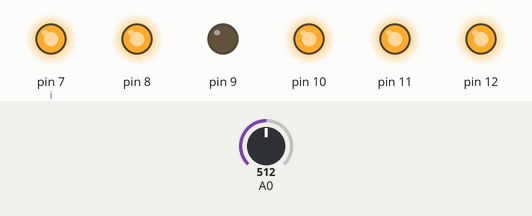
Recording of a sketch running on a simulated Arduino Uno, built with avr-gcc and run on an emulated ATmega328P. Shown: output pins drawn as LEDs (lit = HIGH). The inputs (shaded band) are chosen by the test bench; at power-on: A0 = 512.

Above: at 1.3 s.
1.4 s: A0 set to 1023
At 2.5 s:
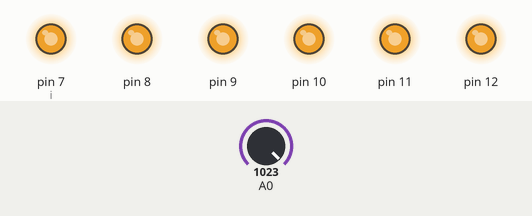
4.5 s: A0 set to 511
At 5.4 s:
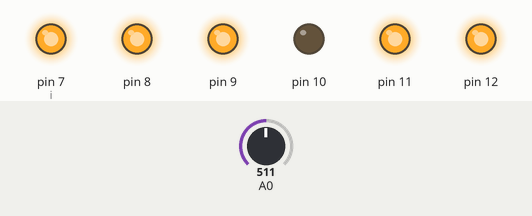
At 5.9 s:
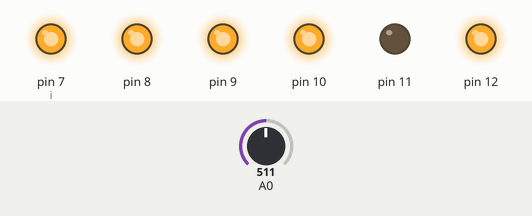
7.6 s: A0 set to 485
10.7 s: A0 set to 306
Timing chart, 0 to 14.8 s (numbered marks = the images above; inputs shaded):
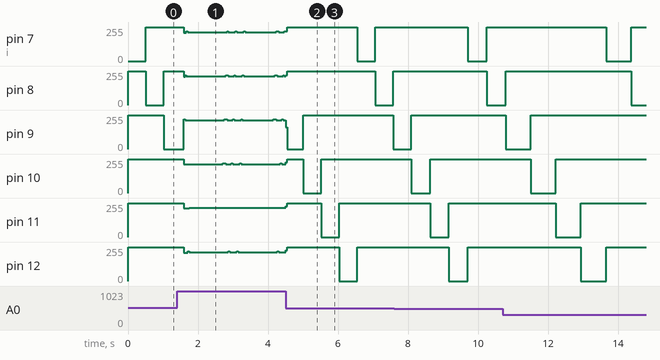

Measured:
- after the input at 4.5 s, pin 11: 221/255 → 255/255 at once, → 0/255 1.0 s later, → 255/255 0.51 s later

The sketch:

analogeiqueAnimationGif.ino
```cpp
//dÃ©finition de la broche 2 de la carte en tant que variable
int durree=50;
 int i=7;
 int temps=0;
 boolean etat_led;
 int valeurLue;
//fonction d'initialisation de la carte
void setup()
{
    //initialisation de la broche 2 comme Ã©tant une sortie
    for(int c=7;c<=12;c++)
    {
      pinMode(c, OUTPUT);
      digitalWrite(c,1);
    }


}

//fonction principale, elle se rÃ©pÃ¨te (sâ  exÃ©cute) Ã  l'infini
void loop()
{
  /*digitalWrite(5, LOW);
  if(i==14)
  {
    i=10;
  }
  allumerTempo(i,durree);
  i++;*/
  valeurLue = analogRead(0);
  durree=1024-valeurLue;
  if(i==13)
    i=7;
 /* if(millis() - temps < durree)
  {
            //on inverse l'état de la LED
            //etat_led = !etat_led;
            digitalWrite(i,0); //on allume ou éteint

  }
  else
  {
    digitalWrite(i,1);
    temps = millis(); //on stocke la nouvelle heure
    i++;
  }*/
  //digitalWrite(7,0);
  digitalWrite(i,0);
  delay(durree);
  i++;
  toutEtindre();


}

void toutEtindre()
{
  for(int c=7;c<=12;c++)
    {
      digitalWrite(c,1);
    }
}

void allumerTempo(int num,int durree)
{
  if(millis() - temps > durree)
  {
            //on inverse l'état de la LED
            digitalWrite(num,!num); //on allume ou éteint
            temps = millis(); //on stocke la nouvelle heure
  }
}
```
